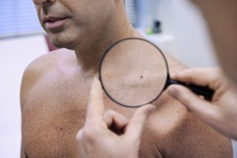
#> input picture demo_from_class/medical_image.png, 237 x 158 px, found by its file name
$ python lbp.py
#> lines starting #> are read from the running program, lines starting #| are printed output that depends on the picture
# -*- coding: utf-8 -*-
"""
Created on Sun Nov 10 20:50:37 2019

@author: CHVUPPAL
"""
import os
import cv2
import numpy as np
from matplotlib import pyplot as plt

def get_pixel(img, center, x, y):
    new_value = 0
    try:
        if img[x][y] >= center:
            new_value = 1
    except:
        pass
    return new_value

def lbp_calculated_pixel(img, x, y):
    '''
     64 | 128 |   1
    ----------------
     32 |   0 |   2
    ----------------
     16 |   8 |   4
    '''
    center = img[x][y]
    val_ar = []
    val_ar.append(get_pixel(img, center, x-1, y+1))     # top_right
    val_ar.append(get_pixel(img, center, x, y+1))       # right
    val_ar.append(get_pixel(img, center, x+1, y+1))     # bottom_right
    val_ar.append(get_pixel(img, center, x+1, y))       # bottom
    val_ar.append(get_pixel(img, center, x+1, y-1))     # bottom_left
    val_ar.append(get_pixel(img, center, x, y-1))       # left
    val_ar.append(get_pixel(img, center, x-1, y-1))     # top_left
    val_ar.append(get_pixel(img, center, x-1, y))       # top

    power_val = [1, 2, 4, 8, 16, 32, 64, 128]
    val = 0
    for i in range(len(val_ar)):
        val += val_ar[i] * power_val[i]
    return val

def show_output(output_list):
    output_list_len = len(output_list)
    figure = plt.figure()
    for i in range(output_list_len):
        current_dict = output_list[i]
        current_img = current_dict["img"]
        current_xlabel = current_dict["xlabel"]
        current_ylabel = current_dict["ylabel"]
        current_xtick = current_dict["xtick"]
        current_ytick = current_dict["ytick"]
        current_title = current_dict["title"]
        current_type = current_dict["type"]
        current_plot = figure.add_subplot(1, output_list_len, i+1)
        if current_type == "gray":
            current_plot.imshow(current_img, cmap = plt.get_cmap('gray'))
            current_plot.set_title(current_title)
            current_plot.set_xticks(current_xtick)
            current_plot.set_yticks(current_ytick)
            current_plot.set_xlabel(current_xlabel)
            current_plot.set_ylabel(current_ylabel)
        elif current_type == "histogram":
            current_plot.plot(current_img, color = "black")
            current_plot.set_xlim([0,260])
            current_plot.set_title(current_title)
            current_plot.set_xlabel(current_xlabel)
            current_plot.set_ylabel(current_ylabel)
            ytick_list = [int(i) for i in current_plot.get_yticks()]
            current_plot.set_yticklabels(ytick_list,rotation = 90)

    plt.show()

def main():
    print(os.getcwd())
    image_file = './demo_from_class/medical_image.png'
    img_bgr = cv2.imread(image_file)
#> img_bgr is the input picture: shape (158, 237, 3); mean B, G, R 145.1, 147.2, 168.6
    height, width, channel = img_bgr.shape
#> height = 158; width = 237; channel = 3
    img_gray = cv2.cvtColor(img_bgr, cv2.COLOR_BGR2GRAY)
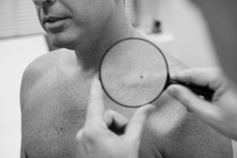
#> img_gray: shape (158, 237); min 0, max 242, mean 153.4

    img_lbp = np.zeros((height, width,3), np.uint8)
    for i in range(0, height):
        for j in range(0, width):
             img_lbp[i, j] = lbp_calculated_pixel(img_gray, i, j)
#> this loop made 158 passes
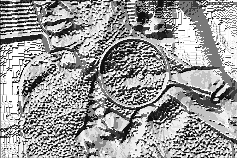
#> img_lbp: shape (158, 237, 3); min 0, max 255, mean 154.8
    hist_lbp = cv2.calcHist([img_lbp], [0], None, [256], [0, 256])
    output_list = []
    output_list.append({
        "img": img_gray,
        "xlabel": "",
        "ylabel": "",
        "xtick": [],
        "ytick": [],
        "title": "Gray Image",
        "type": "gray"
    })
    output_list.append({
        "img": img_lbp,
        "xlabel": "",
        "ylabel": "",
        "xtick": [],
        "ytick": [],
        "title": "LBP Image",
        "type": "gray"
    })
    output_list.append({
        "img": hist_lbp,
        "xlabel": "Bins",
        "ylabel": "Number of pixels",
        "xtick": None,
        "ytick": None,
        "title": "Histogram(LBP)",
        "type": "histogram"
    })

    show_output(output_list)
#> in show_output, `plt.show()`:
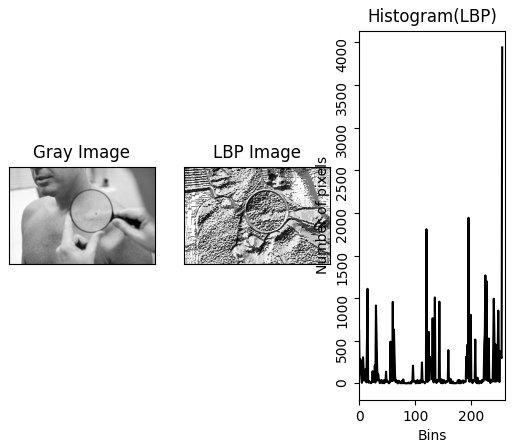
#> figure drawn by matplotlib, 3 panels; panel 3: curve peaks at x = 255, y = 3942

    cv2.waitKey(0)
    cv2.destroyAllWindows()
    print("LBP Program is finished")

if __name__ == '__main__':
    main()
